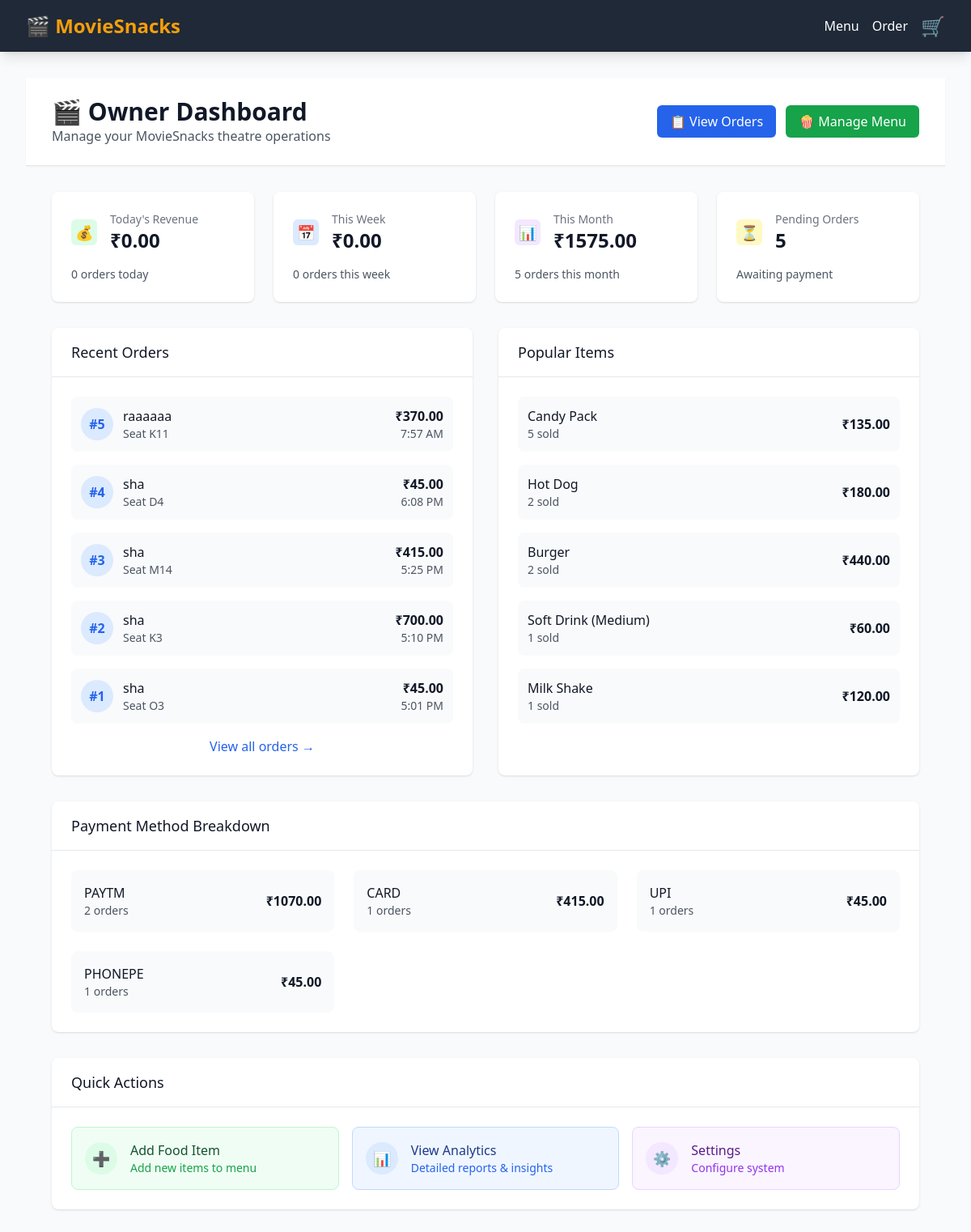
The page /owner/ (signed in) on the database its author committed.
### food_booking/models.py (models this page shows, shortened)
class Order(models.Model):
    PAYMENT_METHOD_CHOICES = [
        ('UPI', 'UPI (Any UPI App)'),
        ('PHONEPE', 'PhonePe'),
        ('GPAY', 'Google Pay'),
        ('PAYTM', 'Paytm'),
        ('CARD', 'Credit/Debit Card'),
        ('CASH', 'Cash'),
    ]
    PAYMENT_STATUS_CHOICES = [
        ('PENDING', 'Pending'),
        ('PAID', 'Paid'),
        ('FAILED', 'Failed'),
    ]
    seat_number = models.CharField(max_length=10)
    customer_name = models.CharField(max_length=100)
    mobile_number = models.CharField(max_length=15, blank=True, null=True)
    payment_method = models.CharField(
        max_length=10,
        choices=PAYMENT_METHOD_CHOICES,
        default='UPI'
    )
    payment_status = models.CharField(
        max_length=10,
        choices=PAYMENT_STATUS_CHOICES,
        default='PENDING'
    )
    total_amount = models.DecimalField(
        max_digits=10,
        decimal_places=2,
        default=Decimal('0.00')
    )
    created_at = models.DateTimeField(auto_now_add=True)
    updated_at = models.DateTimeField(auto_now=True)
    class Meta:
        ordering = ['-created_at']

class FoodItem(models.Model):
    name = models.CharField(max_length=100)
    description = models.TextField()
    price = models.DecimalField(
        max_digits=8,
        decimal_places=2,
        validators=[MinValueValidator(Decimal('0.01'))]
    )
    available = models.BooleanField(default=True)
    created_at = models.DateTimeField(auto_now_add=True)
    updated_at = models.DateTimeField(auto_now=True)
    class Meta:
        ordering = ['name']

### food_booking/owner_views.py (the view)
# urls.py: path('owner/', owner_views.owner_dashboard, name='owner_dashboard'),
@login_required
@user_passes_test(is_owner)
def owner_dashboard(request):
    if not is_owner(request.user):
        messages.error(request, 'Access denied. You do not have permission to view this area.')
        return redirect('food_booking:menu')
    today = timezone.now().date()
    week_ago = today - timedelta(days=7)
    month_ago = today - timedelta(days=30)
    today_orders = Order.objects.filter(created_at__date=today)
    today_revenue = today_orders.aggregate(total=Sum('total_amount'))['total'] or 0
    today_count = today_orders.count()
    week_orders = Order.objects.filter(created_at__date__gte=week_ago)
    week_revenue = week_orders.aggregate(total=Sum('total_amount'))['total'] or 0
    week_count = week_orders.count()
    month_orders = Order.objects.filter(created_at__date__gte=month_ago)
    month_revenue = month_orders.aggregate(total=Sum('total_amount'))['total'] or 0
    month_count = month_orders.count()
    payment_stats = Order.objects.values('payment_method').annotate(
        count=Count('id'),
        total=Sum('total_amount')
    ).order_by('-total')
    recent_orders = Order.objects.select_related().order_by('-created_at')[:10]
    popular_items = OrderItem.objects.values('food_item__name').annotate(
        total_quantity=Sum('quantity'),
        total_revenue=Sum('price')
    ).order_by('-total_quantity')[:5]
    pending_orders = Order.objects.filter(payment_status='PENDING').count()
    context = {
        'today_revenue': today_revenue,
        'today_count': today_count,
        'week_revenue': week_revenue,
        'week_count': week_count,
        'month_revenue': month_revenue,
        'month_count': month_count,
        'payment_stats': payment_stats,
        'recent_orders': recent_orders,
        'popular_items': popular_items,
        'pending_orders': pending_orders,
    }
    return render(request, 'food_booking/owner/dashboard.html', context)

### food_booking/owner_views.py (called while the page is built)
def is_owner(user):
    return (user.is_authenticated and
            user.is_active and
            user.is_staff and
            user.is_superuser)  # Only superusers can access owner features

### templates/food_booking/owner/dashboard.html (shortened to what this page needs)
{% extends 'base.html' %}
{% block content %}
<div class="min-h-screen bg-gray-50">
    <div class="bg-white shadow-sm border-b">
        <div class="max-w-7xl mx-auto px-4 sm:px-6 lg:px-8">
            <div class="flex justify-between items-center py-6">
                <div>
                    <h1 class="text-3xl font-bold text-gray-900">🎬 Owner Dashboard</h1>
                    <p class="text-gray-600">Manage your MovieSnacks theatre operations</p>
                </div>
                <div class="flex space-x-3">
                    <a href="{% url 'food_booking:owner_orders' %}"
                       class="bg-blue-600 hover:bg-blue-700 text-white px-4 py-2 rounded-md font-medium">
                        📋 View Orders
                    </a>
                    <a href="{% url 'food_booking:owner_food_items' %}"
                       class="bg-green-600 hover:bg-green-700 text-white px-4 py-2 rounded-md font-medium">
                        🍿 Manage Menu
                    </a>
                </div>
            </div>
        </div>
    </div>
    <div class="max-w-7xl mx-auto px-4 sm:px-6 lg:px-8 py-8">
        <div class="grid grid-cols-1 md:grid-cols-2 lg:grid-cols-4 gap-6 mb-8">
            <div class="bg-white rounded-lg shadow p-6">
                <div class="flex items-center">
                    <div class="flex-shrink-0">
                        <div class="w-8 h-8 bg-green-100 rounded-md flex items-center justify-center">
                            <span class="text-green-600 text-lg">💰</span>
                        </div>
                    </div>
                    <div class="ml-4">
                        <p class="text-sm font-medium text-gray-500">Today's Revenue</p>
                        <p class="text-2xl font-semibold text-gray-900">₹{{ today_revenue|floatformat:2 }}</p>
                    </div>
                </div>
                <div class="mt-4">
                    <p class="text-sm text-gray-600">{{ today_count }} orders today</p>
                </div>
            </div>
            <div class="bg-white rounded-lg shadow p-6">
                <div class="flex items-center">
                    <div class="flex-shrink-0">
                        <div class="w-8 h-8 bg-blue-100 rounded-md flex items-center justify-center">
                            <span class="text-blue-600 text-lg">📅</span>
                        </div>
                    </div>
                    <div class="ml-4">
                        <p class="text-sm font-medium text-gray-500">This Week</p>
                        <p class="text-2xl font-semibold text-gray-900">₹{{ week_revenue|floatformat:2 }}</p>
                    </div>
                </div>
                <div class="mt-4">
                    <p class="text-sm text-gray-600">{{ week_count }} orders this week</p>
                </div>
            </div>
            <div class="bg-white rounded-lg shadow p-6">
                <div class="flex items-center">
                    <div class="flex-shrink-0">
                        <div class="w-8 h-8 bg-purple-100 rounded-md flex items-center justify-center">
                            <span class="text-purple-600 text-lg">📊</span>
                        </div>
                    </div>
                    <div class="ml-4">
                        <p class="text-sm font-medium text-gray-500">This Month</p>
                        <p class="text-2xl font-semibold text-gray-900">₹{{ month_revenue|floatformat:2 }}</p>
                    </div>
                </div>
                <div class="mt-4">
                    <p class="text-sm text-gray-600">{{ month_count }} orders this month</p>
                </div>
            </div>
            <div class="bg-white rounded-lg shadow p-6">
                <div class="flex items-center">
                    <div class="flex-shrink-0">
                        <div class="w-8 h-8 bg-yellow-100 rounded-md flex items-center justify-center">
                            <span class="text-yellow-600 text-lg">⏳</span>
                        </div>
                    </div>
                    <div class="ml-4">
                        <p class="text-sm font-medium text-gray-500">Pending Orders</p>
                        <p class="text-2xl font-semibold text-gray-900">{{ pending_orders }}</p>
                    </div>
                </div>
                <div class="mt-4">
                    <p class="text-sm text-gray-600">Awaiting payment</p>
                </div>
            </div>
        </div>
        <div class="grid grid-cols-1 lg:grid-cols-2 gap-8">
            <div class="bg-white rounded-lg shadow">
                <div class="px-6 py-4 border-b border-gray-200">
                    <h3 class="text-lg font-medium text-gray-900">Recent Orders</h3>
                </div>
                <div class="p-6">
                    {% if recent_orders %}
                        <div class="space-y-4">
                            {% for order in recent_orders %}
                                <div class="flex items-center justify-between p-3 bg-gray-50 rounded-lg">
                                    <div class="flex items-center space-x-3">
                                        <div class="w-10 h-10 bg-blue-100 rounded-full flex items-center justify-center">
                                            <span class="text-blue-600 font-semibold">#{{ order.id }}</span>
                                        </div>
                                        <div>
                                            <p class="font-medium text-gray-900">{{ order.customer_name }}</p>
                                            <p class="text-sm text-gray-600">Seat {{ order.seat_number }}</p>
                                        </div>
                                    </div>
                                    <div class="text-right">
                                        <p class="font-semibold text-gray-900">₹{{ order.total_amount|floatformat:2 }}</p>
                                        <p class="text-sm text-gray-600">{{ order.created_at|date:"g:i A" }}</p>
                                    </div>
                                </div>
                            {% endfor %}
                        </div>
                        <div class="mt-4 text-center">
                            <a href="{% url 'food_booking:owner_orders' %}"
                               class="text-blue-600 hover:text-blue-800 font-medium">
                                View all orders →
                            </a>
                        </div>
                    {% else %}
                        <div class="text-center py-8">
                            <div class="text-4xl mb-4">📋</div>
                            <p class="text-gray-500">No orders yet</p>
                        </div>
                    {% endif %}
                </div>
            </div>
            <div class="bg-white rounded-lg shadow">
                <div class="px-6 py-4 border-b border-gray-200">
                    <h3 class="text-lg font-medium text-gray-900">Popular Items</h3>
                </div>
                <div class="p-6">
                    {% if popular_items %}
                        <div class="space-y-4">
                            {% for item in popular_items %}
                                <div class="flex items-center justify-between p-3 bg-gray-50 rounded-lg">
                                    <div>
                                        <p class="font-medium text-gray-900">{{ item.food_item__name }}</p>
                                        <p class="text-sm text-gray-600">{{ item.total_quantity }} sold</p>
                                    </div>
                                    <div class="text-right">
                                        <p class="font-semibold text-gray-900">₹{{ item.total_revenue|floatformat:2 }}</p>
                                    </div>
                                </div>
                            {% endfor %}
                        </div>
                    {% else %}
                        <div class="text-center py-8">
                            <div class="text-4xl mb-4">🍿</div>
                            <p class="text-gray-500">No sales data yet</p>
                        </div>
                    {% endif %}
                </div>
            </div>
        </div>
        <div class="mt-8 bg-white rounded-lg shadow">
            <div class="px-6 py-4 border-b border-gray-200">
                <h3 class="text-lg font-medium text-gray-900">Payment Method Breakdown</h3>
            </div>
            <div class="p-6">
                {% if payment_stats %}
                    <div class="grid grid-cols-1 md:grid-cols-2 lg:grid-cols-3 gap-6">
                        {% for stat in payment_stats %}
                            <div class="p-4 bg-gray-50 rounded-lg">
                                <div class="flex items-center justify-between">
                                    <div>
                                        <p class="font-medium text-gray-900">{{ stat.payment_method }}</p>
                                        <p class="text-sm text-gray-600">{{ stat.count }} orders</p>
                                    </div>
                                    <div class="text-right">
                                        <p class="font-semibold text-gray-900">₹{{ stat.total|floatformat:2 }}</p>
                                    </div>
                                </div>
                            </div>
                        {% endfor %}
                    </div>
                {% else %}
                    <div class="text-center py-8">
                        <div class="text-4xl mb-4">💳</div>
                        <p class="text-gray-500">No payment data yet</p>
                    </div>
                {% endif %}
            </div>
        </div>
        <div class="mt-8 bg-white rounded-lg shadow">
            <div class="px-6 py-4 border-b border-gray-200">
                <h3 class="text-lg font-medium text-gray-900">Quick Actions</h3>
            </div>
            <div class="p-6">
                <div class="grid grid-cols-1 md:grid-cols-3 gap-4">
                    <a href="{% url 'food_booking:owner_add_food_item' %}"
                       class="flex items-center p-4 bg-green-50 border border-green-200 rounded-lg hover:bg-green-100 transition-colors">
                        <div class="w-10 h-10 bg-green-100 rounded-full flex items-center justify-center mr-4">
                            <span class="text-green-600 text-lg">➕</span>
                        </div>
                        <div>
                            <p class="font-medium text-green-900">Add Food Item</p>
                            <p class="text-sm text-green-600">Add new items to menu</p>
                        </div>
                    </a>
                    <a href="{% url 'food_booking:owner_analytics' %}"
                       class="flex items-center p-4 bg-blue-50 border border-blue-200 rounded-lg hover:bg-blue-100 transition-colors">
                        <div class="w-10 h-10 bg-blue-100 rounded-full flex items-center justify-center mr-4">
                            <span class="text-blue-600 text-lg">📊</span>
                        </div>
                        <div>
                            <p class="font-medium text-blue-900">View Analytics</p>
                            <p class="text-sm text-blue-600">Detailed reports & insights</p>
                        </div>
                    </a>
                    <a href="{% url 'food_booking:owner_settings' %}"
                       class="flex items-center p-4 bg-purple-50 border border-purple-200 rounded-lg hover:bg-purple-100 transition-colors">
                        <div class="w-10 h-10 bg-purple-100 rounded-full flex items-center justify-center mr-4">
                            <span class="text-purple-600 text-lg">⚙️</span>
                        </div>
                        <div>
                            <p class="font-medium text-purple-900">Settings</p>
                            <p class="text-sm text-purple-600">Configure system</p>
                        </div>
                    </a>
                </div>
            </div>
        </div>
    </div>
</div>
{% endblock %}

### rows shown on the page
Order: id "5", customer_name "raaaaaa", seat_number "K11", total_amount "370.00", created_at "7:57 AM"
Order: id "4", customer_name "sha", seat_number "D4", total_amount "45.00", created_at "6:08 PM", payment_method "PHONEPE", count "1", total "45.00"
Order: id "3", customer_name "sha", seat_number "M14", total_amount "415.00", created_at "5:25 PM", payment_method "CARD", count "1", total "415.00"
Order: id "2", customer_name "sha", seat_number "K3", total_amount "700.00", created_at "5:10 PM"
Order: id "1", customer_name "sha", seat_number "O3", total_amount "45.00", created_at "5:01 PM", payment_method "UPI", count "1", total "45.00"
FoodItem: food_item__name "Candy Pack", total_quantity "5", total_revenue "135.00"
FoodItem: food_item__name "Hot Dog", total_quantity "2", total_revenue "180.00"
FoodItem: food_item__name "Burger", total_quantity "2", total_revenue "440.00"
FoodItem: food_item__name "Soft Drink (Medium)", total_quantity "1", total_revenue "60.00"
FoodItem: food_item__name "Milk Shake", total_quantity "1", total_revenue "120.00"

### other values the page prints
{{ today_revenue|floatformat:2 }} "0.00"
{{ today_count }} "0"
{{ week_revenue|floatformat:2 }} "0.00"
{{ week_count }} "0"
{{ month_revenue|floatformat:2 }} "1575.00"
{{ month_count }} "5"
{{ pending_orders }} "5"
{{ stat.payment_method }} "PAYTM"
{{ stat.count }} "2"
{{ stat.total|floatformat:2 }} "1070.00"
